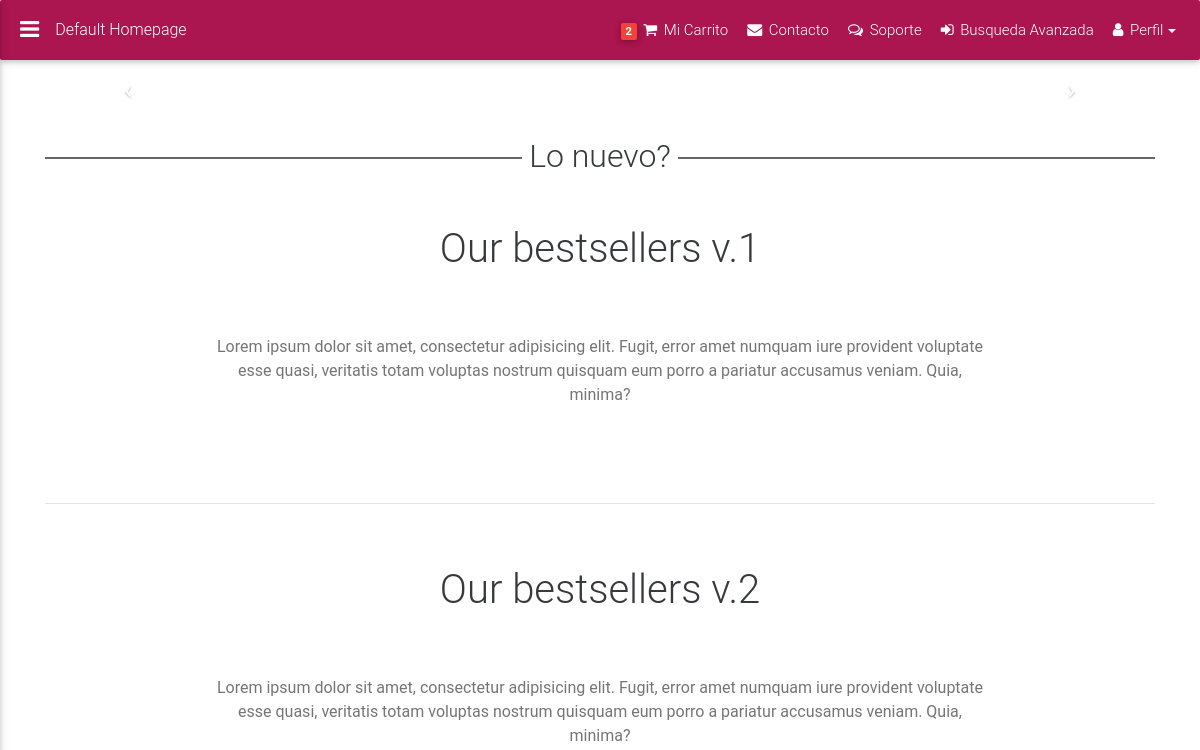
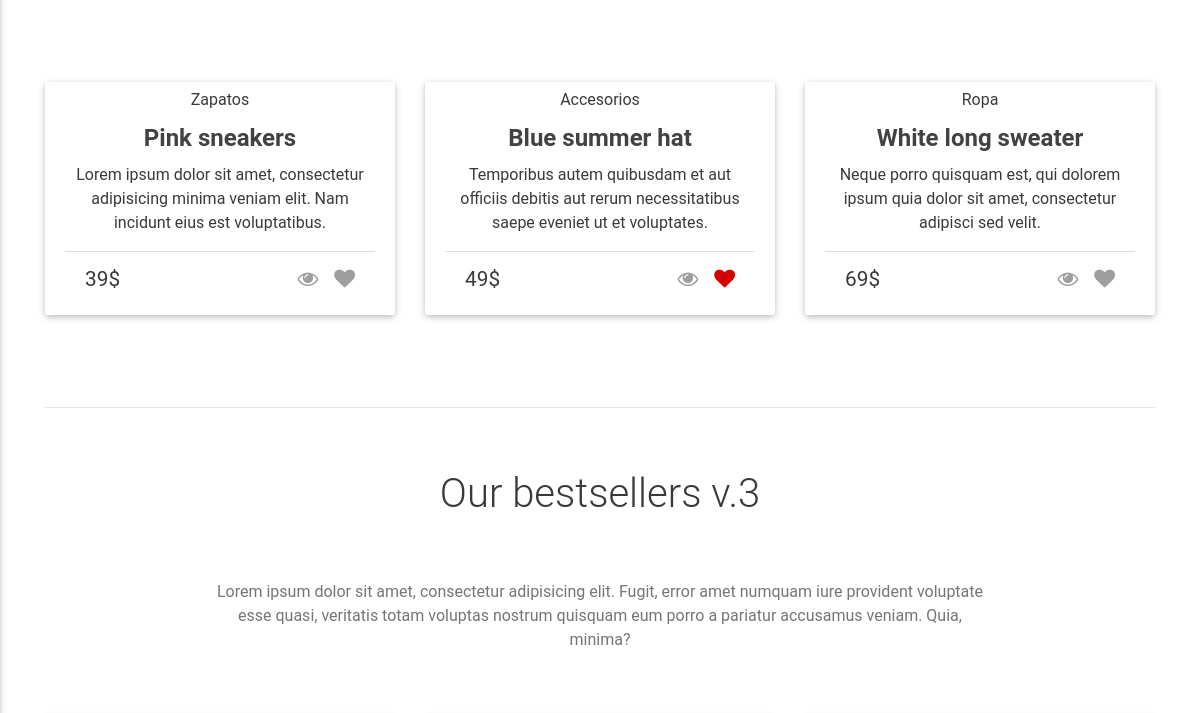
/ (upper part), run on an earlier commit of the app's database (2 pictures, top to bottom).
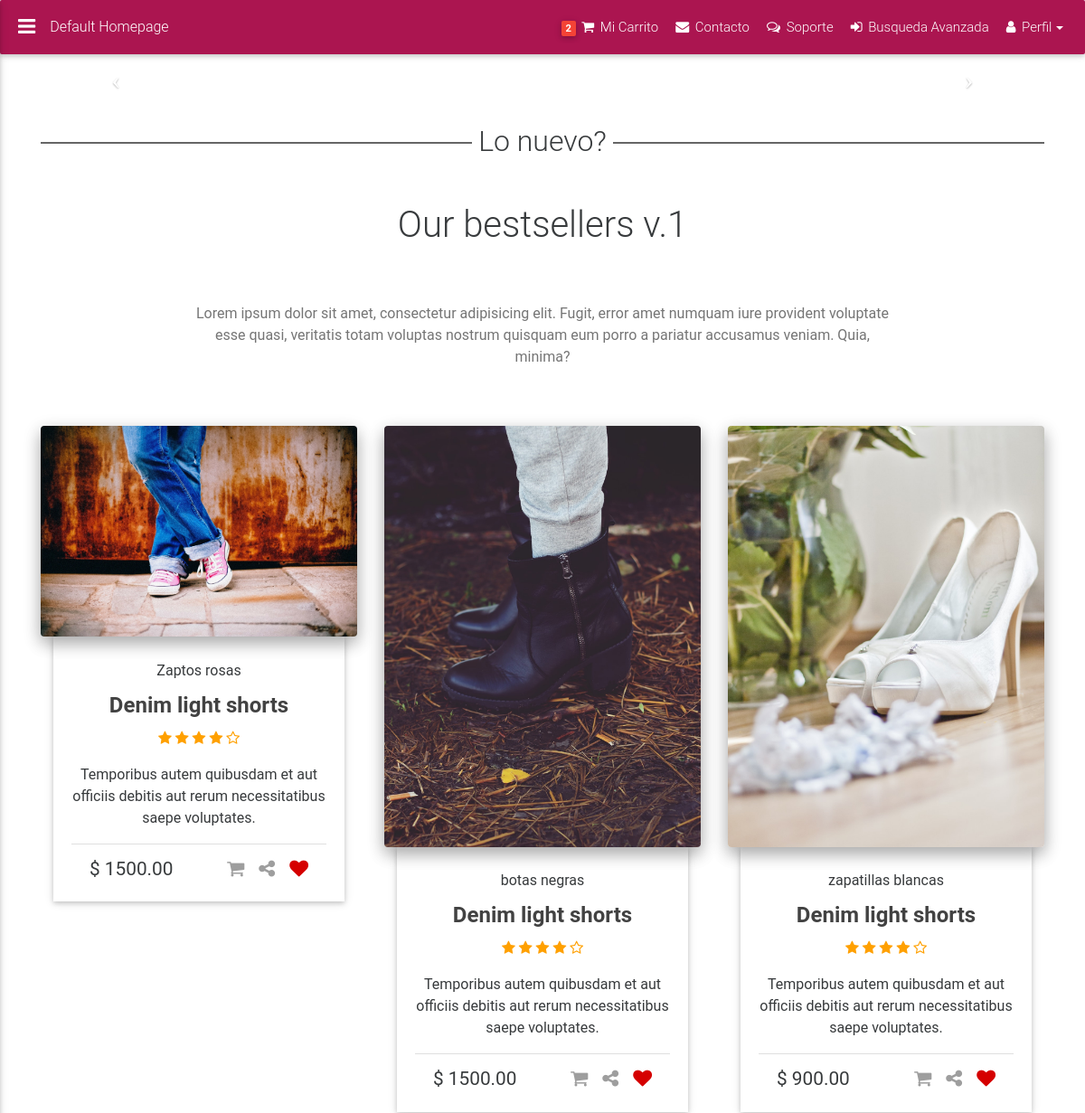
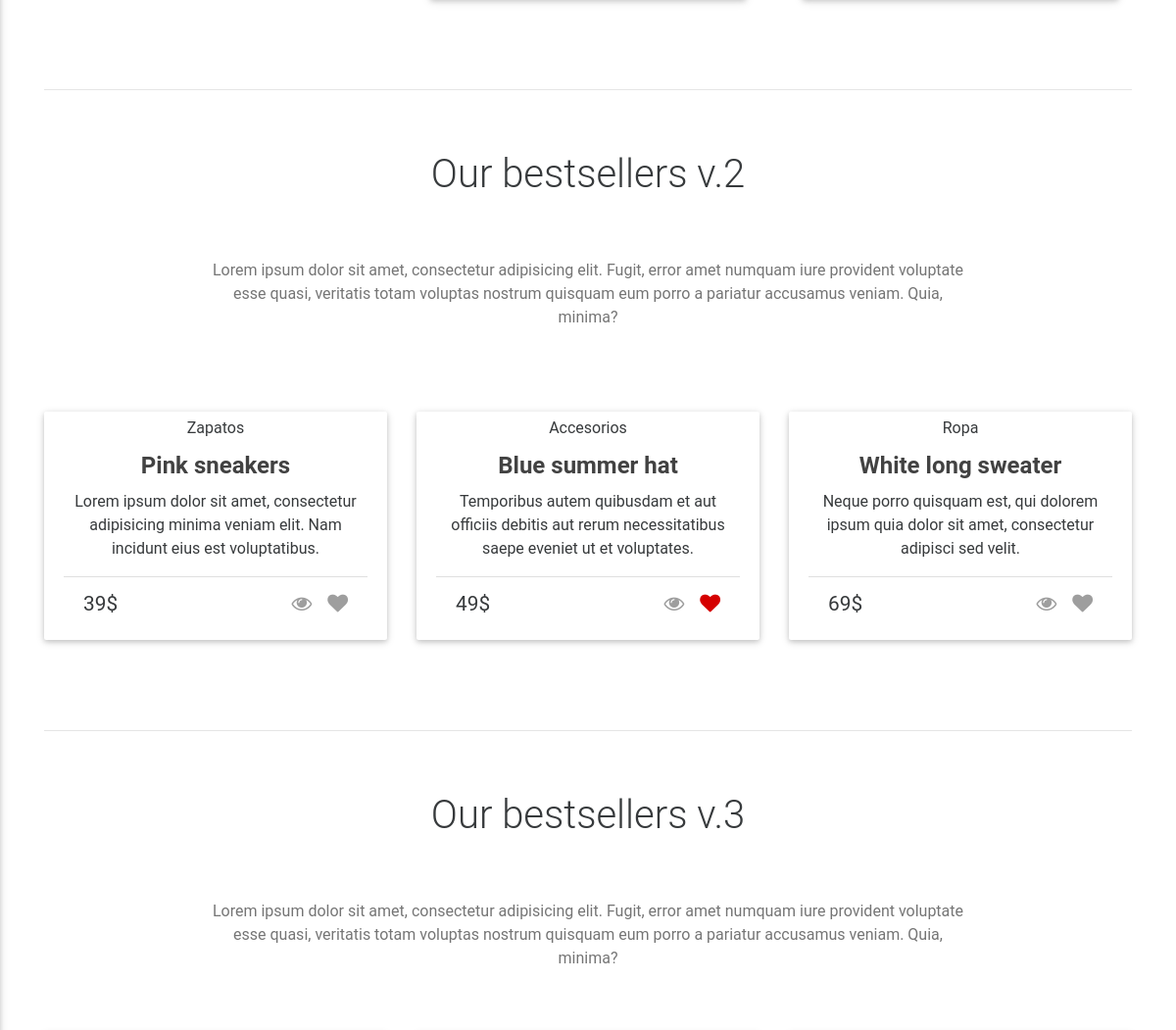
And on a later commit of the database (2 pictures, top to bottom).
### shop/models.py (models this page shows, shortened)
class Producto(models.Model):
    categoria = models.ForeignKey(Categoria, related_name='productos')
    nombre = models.CharField(max_length=200, db_index=True)
    marca = models.CharField(max_length=150, default='vacia')
    slug = models.SlugField(max_length=200, db_index=True)
    imagen = models.ImageField(upload_to='products/%Y/%m/%d',blank=True)
    imagen2 = models.ImageField(upload_to='products/%Y/%m/%d',blank=True)
    imagen3 = models.ImageField(upload_to='products/%Y/%m/%d',blank=True)
    descripcion = models.TextField(blank=True)
    precio = models.DecimalField(max_digits=10, decimal_places=2)
    stock = models.PositiveIntegerField()
    disponible = models.BooleanField(default=True)
    creado = models.DateTimeField(auto_now_add=True)
    actualizado = models.DateTimeField(auto_now=True)
    class Meta:
        index_together = (('id', 'slug'),)
    def get_absolute_url(self):
        return reverse('shop:producto_detalle',
                       args=[self.id, self.slug])

### shop/views.py (the view)
# urls.py: url(r'^$', views.producto_lista, name='product_list'),
def producto_lista(request, category_slug=None):
    categoria = None
    categorias = Categoria.objects.all()
    productos = Producto.objects.filter(disponible=True)
    zapatos = Producto.objects.filter(categoria__nombre="Zapatos")
    if category_slug:
        categoria = get_object_or_404(Categoria, slug=category_slug)
        productos = productos.filter(categoria=categoria)
    return render(request,
                  'shop/producto/list.html',
                  { 'categoria':categoria,
                    'categorias':categorias,
                    'productos':productos,
                    'zapatos':zapatos
                  })

### shop/templates/shop/producto/list.html (shortened to what this page needs)
{% extends 'basee.html' %}
{% load staticfiles %}
{% block antes %}
            <section>
                <div class="row">
                    <div class="col-md-12">
                        <div id="carousel-example-2" class="carousel slide carousel-fade" data-ride="carousel">
                            <ol class="carousel-indicators">
                            </ol>
                            <a class="left carousel-control" href="#carousel-example-2" role="button" data-slide="prev">
                                <span class="icon-prev" aria-hidden="true"></span>
                            </a>
                            <a class="right carousel-control" href="#carousel-example-2" role="button" data-slide="next">
                                <span class="icon-next" aria-hidden="true"></span>
                            </a>
                        </div>
                    </div>
                </div>
            </section>
            <div class="divider-new">
                <h2 class="h2-responsive">Lo nuevo?</h2>
            </div>
{% endblock antes %}
{% block zapatos %}
	{% for product in  zapatos %}
    <div class="col-lg-4 col-md-6 mb-r wow fadeIn" data-wow-delay="0.2s">
        <div class="card card-cascade wider">
            <div class="view overlay hm-white-slight">
            			<a href="{{ product.get_absolute_url  }}">
                		<img src="{{ product.imagen.url }}" class="img-fluid" alt="">
                   </a>
            </div>
              <div class="card-block text-xs-center">
                <h5>{{ product.nombre }}</h5>
                <h4 class="card-title"><strong><a href="">Denim light shorts</a></strong></h4>
                <ul class="rating">
                    <li><i class="fa fa-star"></i></li>
                    <li><i class="fa fa-star"></i></li>
                    <li><i class="fa fa-star"></i></li>
                    <li><i class="fa fa-star"></i></li>
                    <li><i class="fa fa-star-o"></i></li>
                </ul>
                <p class="card-text">Temporibus autem quibusdam et aut officiis debitis aut rerum necessitatibus saepe voluptates.
                </p>
                                <div class="card-footer">
                                    <span class="left">$ {{ product.precio }}</span>
                                    <span class="right">
                                <a data-toggle="tooltip" data-placement="top" title="Add to Cart"><i class="fa fa-shopping-cart"></i></a>
                                <a data-toggle="tooltip" data-placement="top" title="Share"><i class="fa fa-share-alt"></i></a>
                                <a class="active" data-toggle="tooltip" data-placement="top" title="Added to Wishlist"><i class="fa fa-heart"></i></a>
                            </span>
                                </div>
                            </div>
                        </div>
                    </div>
	{% endfor %}
{% endblock zapatos %}
{% block despues %}
            <hr class="between-sections">
            <section class="section">
                <h1 class="section-heading wow fadeIn" data-wow-delay="0.2s">Our bestsellers v.2</h1>
                <p class="section-description wow fadeIn" data-wow-delay="0.4s">Lorem ipsum dolor sit amet, consectetur adipisicing elit. Fugit, error amet numquam iure provident voluptate esse quasi, veritatis totam voluptas nostrum quisquam eum porro a pariatur accusamus veniam. Quia, minima?</p>
                <div class="row">
                    <div class="col-lg-4 col-md-6 mb-r wow fadeIn" data-wow-delay="0.4s">
                        <div class="card card-cascade narrower">
                            <div class="card-block text-xs-center">
                                <h5>Zapatos</h5>
                                <h4 class="card-title"><strong><a href="">Pink sneakers</a></strong></h4>
                                <p class="card-text">Lorem ipsum dolor sit amet, consectetur adipisicing minima veniam elit. Nam incidunt eius est voluptatibus.
                                </p>
                                <div class="card-footer">
                                    <span class="left">39$</span>
                                    <span class="right">
                                <a class="" data-toggle="tooltip" data-placement="top" title="Quick Look"><i class="fa fa-eye"></i></a>
                                <a class="" data-toggle="tooltip" data-placement="top" title="Add to Wishlist"><i class="fa fa-heart"></i></a>
                                </span>
                                </div>
                            </div>
                        </div>
                    </div>
                    <div class="col-lg-4 col-md-6 mb-r wow fadeIn" data-wow-delay="0.3s">
                        <div class="card card-cascade narrower">
                            <div class="card-block text-xs-center">
                                <h5>Accesorios</h5>
                                <h4 class="card-title"><strong><a href="">Blue summer hat</a></strong></h4>
                                <p class="card-text">Temporibus autem quibusdam et aut officiis debitis aut rerum necessitatibus saepe eveniet ut et voluptates.
                                </p>
                                <div class="card-footer">
                                    <span class="left">49$</span>
                                    <span class="right">
                                <a class="" data-toggle="tooltip" data-placement="top" title="Quick Look"><i class="fa fa-eye"></i></a>
                                <a class="active" data-toggle="tooltip" data-placement="top" title="Added to Wishlist"><i class="fa fa-heart"></i></a>
                                </span>
                                </div>
                            </div>
                        </div>
                    </div>
                    <div class="col-lg-4 col-md-6 mb-r wow fadeIn" data-wow-delay="0.2s">
                        <div class="card card-cascade narrower">
                            <div class="card-block text-xs-center">
                                <h5>Ropa</h5>
                                <h4 class="card-title"><strong><a href="">White long sweater</a></strong></h4>
                                <p class="card-text">Neque porro quisquam est, qui dolorem ipsum quia dolor sit amet, consectetur adipisci sed velit.
                                </p>
                                <div class="card-footer">
                                    <span class="left">69$</span>
                                    <span class="right">
                                <a class="" data-toggle="tooltip" data-placement="top" title="Quick Look"><i class="fa fa-eye"></i></a>
                                <a class="" data-toggle="tooltip" data-placement="top" title="Add to Wishlist"><i class="fa fa-heart"></i></a>
                                </span>
                                </div>
                            </div>
                        </div>
                    </div>
                </div>
            </section>
            <hr class="between-sections">
            <section class="section">
                <h1 class="section-heading wow fadeIn" data-wow-delay="0.2s">Our bestsellers v.3</h1>
                <p class="section-description wow fadeIn" data-wow-delay="0.4s">Lorem ipsum dolor sit amet, consectetur adipisicing elit. Fugit, error amet numquam iure provident voluptate esse quasi, veritatis totam voluptas nostrum quisquam eum porro a pariatur accusamus veniam. Quia, minima?</p>
            </section>
{% endblock despues %}

### shop/templates/basee.html (shortened to what this page needs)
<!DOCTYPE html>
<html>
<head>
    {% load staticfiles %}
<link rel="stylesheet" href="https://maxcdn.bootstrapcdn.com/font-awesome/4.6.0/css/font-awesome.min.css">
    <link href="{% static 'css/bootstrap.min.css'%} " rel="stylesheet">
    <link href="{% static 'css/mdb.min.css' %}" rel="stylesheet">
</head>
<body class="hidden-sn pink-skin animated">
    <header>
        <nav class="navbar navbar-fixed-top scrolling-navbar double-nav">
            <div class="float-xs-left">
                <a href="#" data-activates="slide-out" class="button-collapse"><i class="fa fa-bars"></i></a>
            </div>
            <div class="breadcrumb-dn">
                <p>Default Homepage</p>
            </div>
            <ul class="nav navbar-nav float-xs-right">
                <li class="nav-item ">
                    <a class="nav-link"> <span class="tag red z-depth-1">2</span> <i class="fa fa-shopping-cart"></i> <span class="hidden-sm-down">Mi Carrito</span></a>
                </li>
                <li class="nav-item ">
                    <a class="nav-link"><i class="fa fa-envelope"></i> <span class="hidden-sm-down">Contacto</span></a>
                </li>
                <li class="nav-item ">
                    <a class="nav-link"><i class="fa fa-comments-o"></i> <span class="hidden-sm-down">Soporte</span></a>
                </li>
                <li class="nav-item ">
                    <a class="nav-link" href="{%  url "panel:panelp" %}"><i class="fa fa-sign-in"></i> <span class="hidden-sm-down">Busqueda Avanzada</span></a>
                </li>
                <li class="nav-item dropdown">
                    <a class="nav-link dropdown-toggle" type="button" id="dropdownMenu1" data-toggle="dropdown" aria-haspopup="true" aria-expanded="false"><i class="fa fa-user"></i> <span class="hidden-sm-down">Perfil</span></a>
                </li>
            </ul>
        </nav>
    </header>
    <main>
        <div class="container">
            {% block antes %}
            {% endblock antes %}
            <section class="section">
                <h1 class="section-heading wow fadeIn" data-wow-delay="0.2s">Our bestsellers v.1</h1>
                <p class="section-description wow fadeIn" data-wow-delay="0.4s">Lorem ipsum dolor sit amet, consectetur adipisicing elit. Fugit, error amet numquam iure provident voluptate esse quasi, veritatis totam voluptas nostrum quisquam eum porro a pariatur accusamus veniam. Quia, minima?</p>
                <div class="row">
                    {% block zapatos %}
                    {% endblock zapatos %}
                </div>
            </section>
            {% block despues %}
            {% endblock despues %}
        </div>
    </main>
</body>
</html>

What changed in the data, as far as the page shows it:
now on this page (row edited): Producto: imagen (picture), nombre "Zaptos rosas", precio "1500.00"
added Producto: imagen (picture), nombre "botas negras", precio "1500.00"
added Producto: imagen (picture), nombre "zapatillas blancas", precio "900.00"
